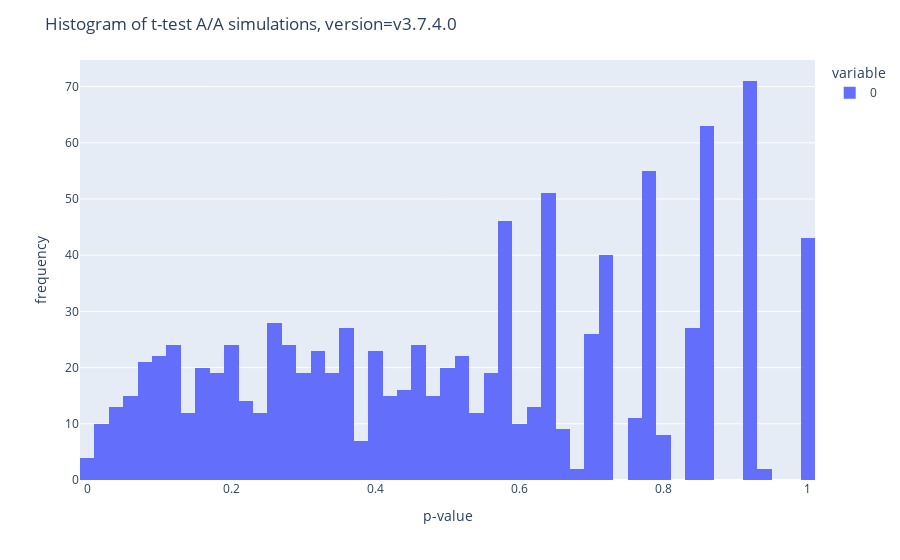

The code cell stored with this chart in its notebook:
### Code cell
ver(data_0, data_1,'v3.7.4.0')

### Figure 1 — Plotly figure (JSON) as saved in the notebook; plotly's stock layout.template omitted (floating-point values rounded to 4 significant figures; data arrays with more than 128 entries replaced by an {"elided": "..."} marker saying what was removed)
{"data": [{"alignmentgroup": "True", "bingroup": "x", "hovertemplate": "variable=0<br>value=%{x}<br>count=%{y}<extra></extra>", "legendgroup": "0", "marker": {"color": "#636efa", "pattern": {"shape": ""}}, "name": "0", "nbinsx": 50, "offsetgroup": "0", "orientation": "v", "showlegend": true, "type": "histogram", "x": {"elided": "1000 float values"}, "xaxis": "x", "yaxis": "y"}], "layout": {"barmode": "relative", "legend": {"title": {"text": "variable"}, "tracegroupgap": 0}, "margin": {"t": 60}, "title": {"text": "Histogram of t-test A/A simulations, version=v3.7.4.0"}, "xaxis": {"anchor": "y", "domain": [0, 1], "title": {"text": "p-value"}}, "yaxis": {"anchor": "x", "domain": [0, 1], "title": {"text": "frequency"}}}}
